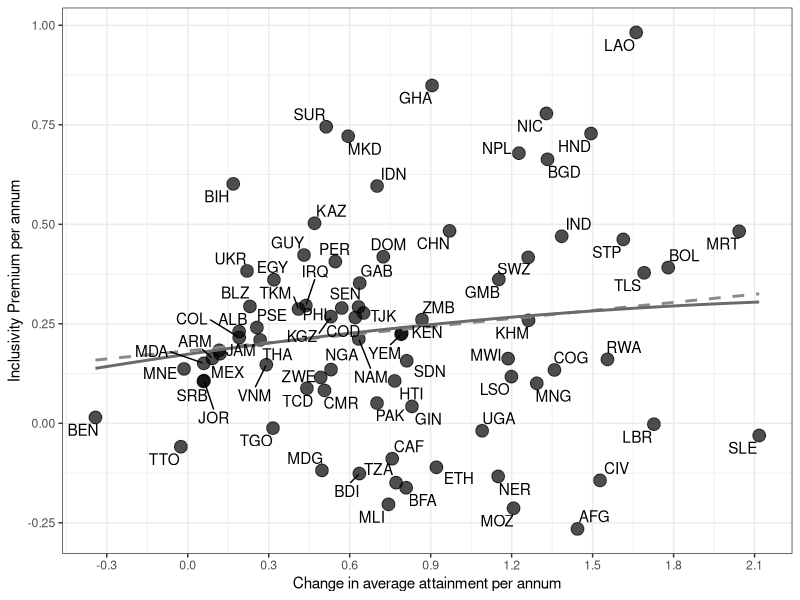
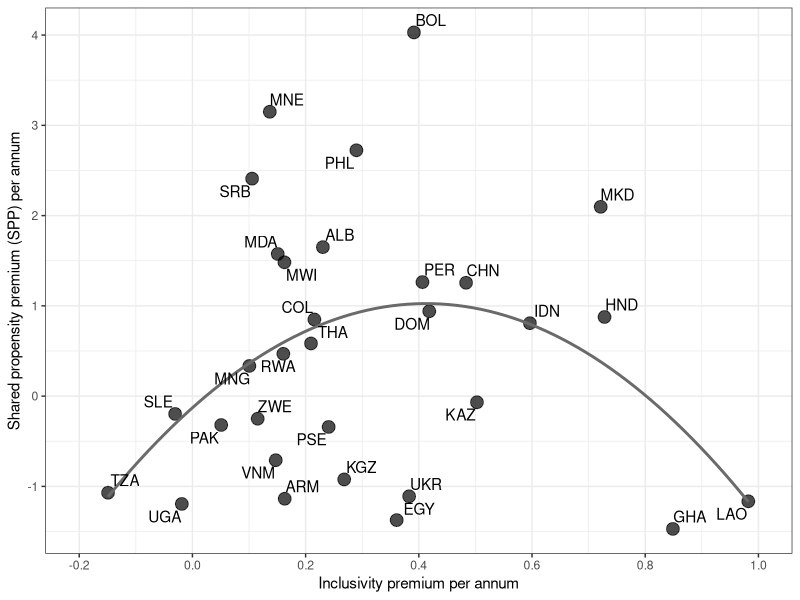
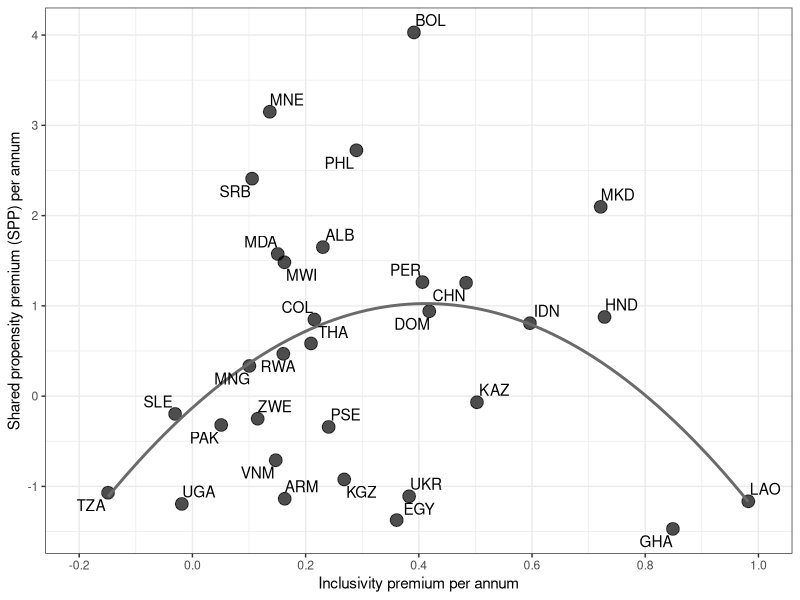

Here is the R script that generated these plots, in order:
## This script contains code to re-create charts
## that are show in the draft document in the `docs` folder.


# libraries ---------------------------------------------------------------

library(here)
library(haven)
library(ggrepel)
library(tidyverse)


# load data ---------------------------------------------------------------

data_as_inclusicve <- read_dta(
  here("data/",
       "Alkire-Seth inclusive well-being data for graphs.dta")
)


# Figure 1 : Change in Average Attainment and Inclusivity premium ---------

data_as_inclusicve|>
  ggplot(aes(d_attain_pa,S_W_Sen_pa))+
  geom_point(
    alpha = 0.7,
    size = 4
  )+
  scale_y_continuous(breaks = seq(-0.25,1,0.25))+
  scale_x_continuous(breaks = seq(-0.3,2.4,0.3))+
  labs(
    y = "Inclusivity Premium per annum",
    x = "Change in average attainment per annum"
  )+
  geom_smooth(
    method = "lm",
    se = F,
    colour = "#898999",
    linetype = 2
  )+
  geom_smooth(
    method = "lm",
    formula = y ~ x + I(x^2),
    se = F,
    colour = "#6a6a6a"
  )+
  geom_text_repel(aes(label = ISO),
                  max.overlaps = 12)+
  theme_bw() -> fig_1

ggsave(
  plot = fig_1,
  filename = paste0(Sys.Date(),"-figure1-Change in average attainment and inclusivity premium.jpeg"),
  device = "jpeg",
  path = here("charts/"),
  width = 20,
  height = 16,
  units = "in"
)

# Figure  2: Shared prosperity premiums and inclusivity premiums across 25 countries --------

data_as_inclusicve|>
  ggplot(aes(S_W_Sen_pa,inc_shr_pre))+
  geom_point(
    alpha = 0.7,
    size = 4
  )+
  scale_y_continuous(breaks = seq(-2,4,1))+
  scale_x_continuous(breaks = seq(-0.2,1,0.2),
                     limits = c(-0.2,1))+
  labs(
    y = "Shared propensity premium (SPP) per annum",
    x = "Inclusivity premium per annum"
  )+
  geom_smooth(
    method = "lm",
    formula = y ~ x + I(x^2),
    se = F,
    colour = "#6a6a6a"
  )+
  geom_text_repel(aes(label = ISO),
                  max.overlaps = 12)+
  theme_bw() -> fig_2

ggsave(
  plot = fig_2,
  filename = paste0(Sys.Date(),"-figure2-Shared prosperity premiums and inclusivity premiums across 25 countries.jpeg"),
  device = "jpeg",
  path = here("charts/"),
  width = 20,
  height = 16,
  units = "in"
)

# Figure 3: Inclusivity premiums and absolute changes in the MPIs  --------


data_as_inclusicve|>
  ggplot(aes(S_W_Sen_pa,abs_M0_33_pa))+
  geom_point(
    alpha = 0.7,
    size = 4
  )+
  scale_y_continuous(breaks = seq(-0.030,0.005,0.005),
                     limits = c(-0.030,0.005))+
  scale_x_continuous(breaks = seq(-0.25,1,0.25))+
  labs(
    y = "Absolute change in MPI per annum",
    x = "Inclusivity premium per annum"
  )+
  geom_smooth(
    method = "lm",
    formula = y ~ x + I(x^2),
    se = F,
    colour = "#6a6a6a"
  )+
  geom_text_repel(aes(label = ISO),
                  max.overlaps = 16)+
  theme_bw() -> fig_3

ggsave(
  plot = fig_2,
  filename = paste0(Sys.Date(),"-figure3-Inclusivity premiums and absolute changes in the MPIs across countries.jpeg"),
  device = "jpeg",
  path = here("charts/"),
  width = 20,
  height = 16,
  units = "in"
)
